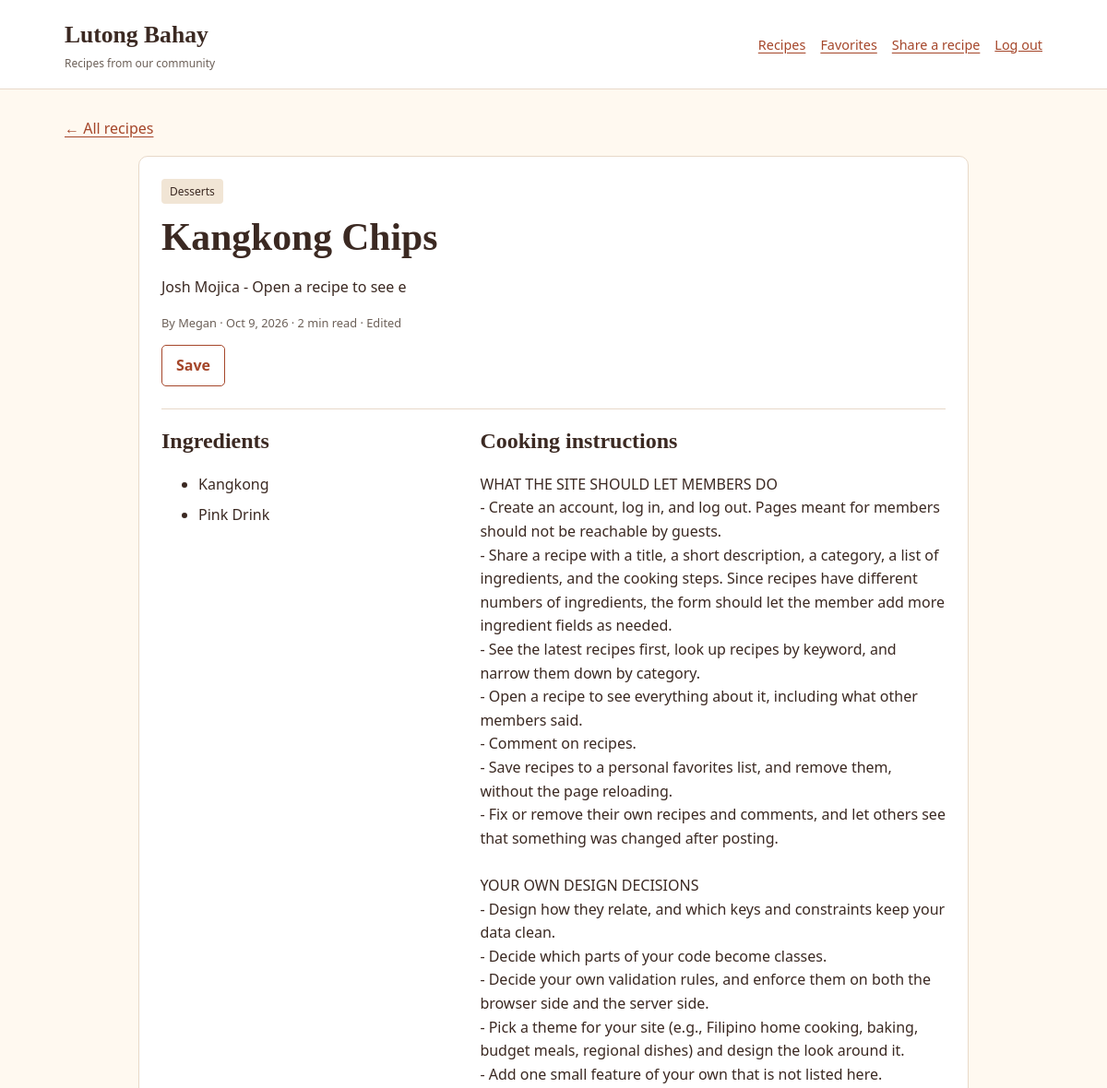
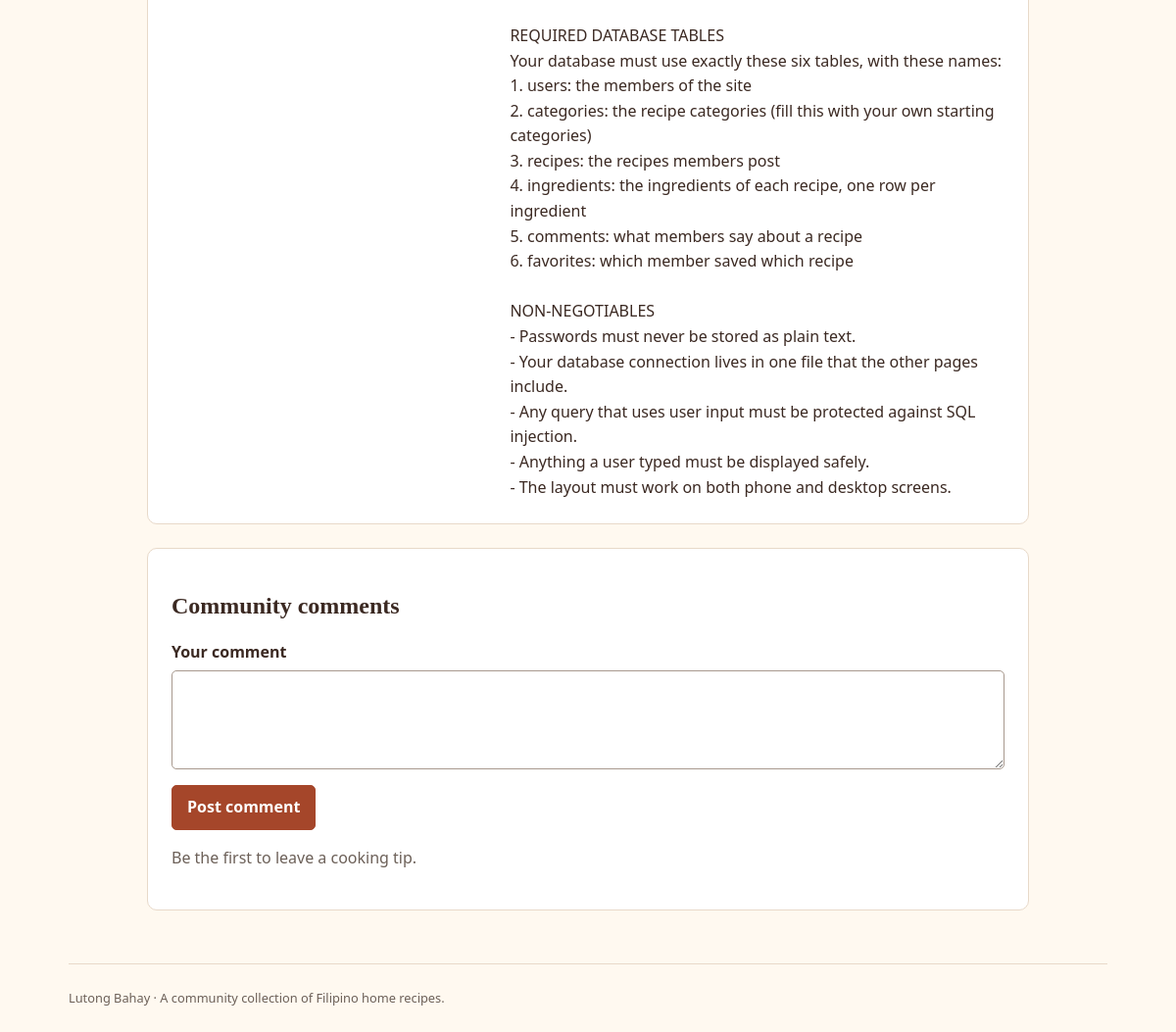
The app's page /recipe.php?id=5 (signed in) with its own data (2 pictures, top to bottom).
### tables this page shows
CREATE TABLE `recipes` (
  `id` int(11) NOT NULL,
  `user_id` int(11) NOT NULL,
  `category_id` int(11) NOT NULL,
  `title` varchar(150) NOT NULL,
  `description` text NOT NULL,
  `instructions` text NOT NULL,
  `is_edited` tinyint(1) NOT NULL DEFAULT 0,
  `created_at` timestamp NOT NULL DEFAULT current_timestamp(),
  `updated_at` timestamp NOT NULL DEFAULT current_timestamp() ON UPDATE current_timestamp()
);

CREATE TABLE `categories` (
  `id` int(11) NOT NULL,
  `name` varchar(100) NOT NULL
);

CREATE TABLE `users` (
  `id` int(11) NOT NULL,
  `name` varchar(100) NOT NULL,
  `email` varchar(255) NOT NULL,
  `password` varchar(255) NOT NULL,
  `created_at` timestamp NOT NULL DEFAULT current_timestamp()
);

### includes/functions.php (called while the page is built, shortened)
<?php
function e(?string $value): string { return htmlspecialchars($value ?? '', ENT_QUOTES, 'UTF-8'); }
function positiveId($value): int
{
    return (int) (filter_var($value, FILTER_VALIDATE_INT, ['options' => ['min_range' => 1]]) ?: 0);
}
function csrfToken(): string
{
    return $_SESSION['csrf_token'];
}
function dateLabel(string $value): string { return date('M j, Y', strtotime($value)); }
function readMinutes(array $recipe, array $ingredients): int
{
    $text = $recipe['title'] . ' ' . $recipe['description'] . ' ' . implode(' ', $ingredients) . ' ' . $recipe['instructions'];
    $words = preg_match_all('/[\p{L}\p{N}]+(?:[\x{0027}\x{2019}-][\p{L}\p{N}]+)*/u', $text);
    return max(1, (int) ceil(($words === false ? 0 : $words) / 200));
}

### includes/auth.php (called while the page is built, shortened)
<?php
function userId(): int { return positiveId($_SESSION['user_id'] ?? null); }

### config/app.php (called while the page is built, shortened)
<?php
require_once __DIR__ . '/../includes/functions.php';
require_once __DIR__ . '/../includes/auth.php';
$database = new Database(require __DIR__ . '/database.php');
$db = $database->getConnection();
$users = new User($db); $recipes = new Recipe($db); $categories = new Category($db);
$comments = new Comment($db); $favorites = new Favorite($db);

### classes/Recipe.php (called while the page is built, shortened)
<?php
class Recipe
{
    private PDO $db;
    public function __construct(PDO $db) { $this->db = $db; }
    public function find(int $id): ?array
    {
        $stmt = $this->db->prepare('SELECT r.*, u.name AS author, c.name AS category
            FROM recipes r JOIN users u ON u.id = r.user_id
            JOIN categories c ON c.id = r.category_id WHERE r.id = ?');
        $stmt->execute([$id]);
        return $stmt->fetch() ?: null;
    }
    public function ingredients(int $id): array
    {
        $stmt = $this->db->prepare('SELECT ingredient_name FROM ingredients WHERE recipe_id = ? ORDER BY sort_order');
        $stmt->execute([$id]);
        return array_column($stmt->fetchAll(), 'ingredient_name');
    }
}

### classes/Favorite.php (called while the page is built, shortened)
<?php
class Favorite
{
    private PDO $db;
    public function __construct(PDO $db) { $this->db = $db; }
    public function exists(int $userId, int $recipeId): bool
    {
        $stmt = $this->db->prepare('SELECT user_id FROM favorites WHERE user_id = ? AND recipe_id = ?');
        $stmt->execute([$userId, $recipeId]); return (bool) $stmt->fetch();
    }
}

### classes/Comment.php (called while the page is built, shortened)
<?php
class Comment
{
    private PDO $db;
    public function __construct(PDO $db) { $this->db = $db; }
    public function all(int $recipeId): array
    {
        $stmt = $this->db->prepare('SELECT c.*, u.name AS author FROM comments c JOIN users u ON u.id = c.user_id WHERE c.recipe_id = ? ORDER BY c.created_at, c.id');
        $stmt->execute([$recipeId]); return $stmt->fetchAll();
    }
}

### recipe.php (the view, shortened to what this page needs)
<?php
require __DIR__ . '/config/app.php';
$id = positiveId($_GET['id'] ?? null);
$item = $recipes->find($id);
$ingredients = $recipes->ingredients($id); $isSaved = $favorites->exists(userId(), $id);
$pageTitle = $item['title']; require __DIR__ . '/includes/header.php';
?>
<a class="back-link" href="index.php">← All recipes</a>
<article class="panel detail">
<span class="tag"><?= e($item['category']) ?></span><h1><?= e($item['title']) ?></h1>
<p><?= e($item['description']) ?></p>
<p class="meta">By <?= e($item['author']) ?> · <?= e(dateLabel($item['created_at'])) ?> · <?= readMinutes($item, $ingredients) ?> min read<?= $item['is_edited'] ? ' · Edited' : '' ?></p>
<div class="actions">
<button class="secondary" type="button" data-favorite data-id="<?= $id ?>" data-csrf="<?= e(csrfToken()) ?>" aria-pressed="<?= $isSaved ? 'true' : 'false' ?>"><?= $isSaved ? 'Unsave' : 'Save' ?></button>
<?php if ((int) $item['user_id'] === userId()): ?>
<a href="edit-recipe.php?id=<?= $id ?>">Edit recipe</a>
<form action="delete-recipe.php" method="post" data-confirm="Delete this recipe and its comments?">
<?php csrfField(); ?><input type="hidden" name="recipe_id" value="<?= $id ?>"><button class="danger">Delete recipe</button></form>
<?php endif; ?></div><p class="favorite-status meta" role="status"></p>
<div class="recipe-body">
<section><h2>Ingredients</h2><ul><?php foreach ($ingredients as $ingredient): ?><li><?= e($ingredient) ?></li><?php endforeach; ?></ul></section>
<section><h2>Cooking instructions</h2><div class="instructions"><?= nl2br(e($item['instructions'])) ?></div></section>
</div></article>
<section class="panel comments"><h2>Community comments</h2>
<form action="comment-action.php" method="post">
<label>Your comment<textarea name="content" rows="3" maxlength="1000" required></textarea></label><button>Post comment</button></form>
<?php $recipeComments = $comments->all($id); if (!$recipeComments): ?><p class="muted">Be the first to leave a cooking tip.</p><?php endif; ?>
<?php foreach ($recipeComments as $comment): ?>
<article class="comment">
<p class="meta"><strong><?= e($comment['author']) ?></strong> · <?= e(dateLabel($comment['created_at'])) ?><?= $comment['is_edited'] ? ' · Edited' : '' ?></p>
<p><?= nl2br(e($comment['content'])) ?></p>
<?php if ((int) $comment['user_id'] === userId()): ?>
<details><summary>Edit comment</summary>
<form action="comment-action.php" method="post">
<?php csrfField(); ?><input type="hidden" name="action" value="edit"><input type="hidden" name="comment_id" value="<?= $comment['id'] ?>">
<label>Comment<textarea name="content" maxlength="1000" rows="3" required><?= e($comment['content']) ?></textarea></label><button class="secondary">Save changes</button>
</form></details>
<form action="comment-action.php" method="post" data-confirm="Delete this comment?">
<?php csrfField(); ?><input type="hidden" name="action" value="delete"><input type="hidden" name="comment_id" value="<?= $comment['id'] ?>"><button class="link-button danger-text">Delete comment</button>
</form>
<?php endif; ?></article>
<?php endforeach; ?></section>
<?php require __DIR__ . '/includes/footer.php'; ?>

### includes/header.php (shortened to what this page needs)
<!doctype html>
<html lang="en">
<head>
<link rel="stylesheet" href="assets/css/style.css"><script src="assets/js/script.js" defer></script>
</head>
<body>
<header class="site-header"><nav class="container nav" aria-label="Main navigation">
<a class="brand" href="index.php">Lutong Bahay<span>Recipes from our community</span></a>
<div class="nav-links">
<?php if (userId()): ?>
<a href="index.php">Recipes</a><a href="favorites.php">Favorites</a><a href="create-recipe.php">Share a recipe</a>
<form action="logout.php" method="post"><?php csrfField(); ?><button class="link-button">Log out</button></form>
<?php else: ?><a href="login.php">Log in</a><a href="register.php">Register</a><?php endif; ?>
</div></nav></header>
<main class="container">

### includes/footer.php (shortened to what this page needs)
</main><footer class="container site-footer">Lutong Bahay · A community collection of Filipino home recipes.</footer>
</body></html>

### assets/css/style.css (style rules this page uses)
:root { --background: #fff9f0; --surface: #fff; --primary: #a5462a; --text: #3b2922; --muted: #6c6058; --border: #e8d9c9; --accent: #f1e5d5; }
* { box-sizing: border-box; }
body { margin: 0; background: var(--background); color: var(--text); font-family: system-ui, sans-serif; line-height: 1.6; }
a { color: var(--primary); text-underline-offset: 3px; }
.container { width: min(1060px, 92%); margin-inline: auto; }
.site-header { background: var(--surface); border-bottom: 1px solid var(--border); }
.nav { display: flex; justify-content: space-between; align-items: center; gap: 24px; padding-block: 18px; }
.brand { color: var(--text); font-family: Georgia, serif; font-size: 1.6rem; font-weight: bold; text-decoration: none; }
.brand span { display: block; font-family: system-ui, sans-serif; font-size: .75rem; font-weight: normal; color: var(--muted); }
.nav-links, .actions { display: flex; align-items: center; flex-wrap: wrap; gap: 16px; }
.nav-links { font-size: .9rem; }
main { min-height: 70vh; padding-block: 30px; }
h1, h2 { font-family: Georgia, serif; line-height: 1.2; overflow-wrap: anywhere; }
h1 { font-size: clamp(1.8rem, 5vw, 2.6rem); margin: 12px 0; }
h2 { font-size: 1.5rem; }
p { overflow-wrap: anywhere; }
.panel { background: var(--surface); border: 1px solid var(--border); border-radius: 10px; padding: 24px; }
label { display: block; font-weight: 600; margin-bottom: 16px; }
input, select, textarea { display: block; width: 100%; margin-top: 6px; padding: 11px 12px; font: inherit; color: var(--text); background: #fff; border: 1px solid #a8998e; border-radius: 5px; min-width: 0; }
textarea { resize: vertical; }
small, .muted, .meta { color: var(--muted); }
button { font: inherit; font-weight: 600; cursor: pointer; border: 1px solid var(--primary); border-radius: 5px; padding: 9px 15px; background: var(--primary); color: #fff; }
.secondary { background: #fff; color: var(--primary); }
.link-button { border: none; padding: 0; background: none; color: var(--primary); text-decoration: underline; font-weight: normal; }
.meta { font-size: .8rem; }
.tag { display: inline-block; font-size: .75rem; padding: 4px 9px; border-radius: 4px; background: var(--accent); }
.back-link { display: inline-block; margin-bottom: 16px; }
.detail, .comments { max-width: 900px; margin: 0 auto 24px; }
.recipe-body { display: grid; grid-template-columns: 1fr 1.6fr; gap: 30px; margin-top: 24px; border-top: 1px solid var(--border); }
.recipe-body li { margin-bottom: 8px; overflow-wrap: anywhere; }
.instructions { overflow-wrap: anywhere; }
.site-footer { padding-block: 24px; border-top: 1px solid var(--border); color: var(--muted); font-size: .8rem; }

### records on screen
recipes: category.name "Desserts", title "Kangkong Chips", description "Josh Mojica - Open a recipe to see e", user.name "Megan", created_at "Oct 9, 2026", readMinutes($item, $ingredients) "2", instructions "WHAT THE SITE SHOULD LET MEMBERS DO - Create an account, log in, and log out. Pages meant for members should not be reachable by guests. - Share a recipe with a title, a short description, a category, a list of ingredients, and the cooking steps. Since recipes have different numbers of ingredients, the form should let the member add more ingredient fields as needed. - See the latest recipes first, look up recipes by keyword, and narrow them down by category. - Open a recipe to see everything about it, including what other members said. - Comment on recipes. - Save recipes to a personal favorites list, and remove them, without the page reloading. - Fix or remove their own recipes and…"

### other values on screen
$ingredient "Kangkong"
$ingredient "Pink Drink"
